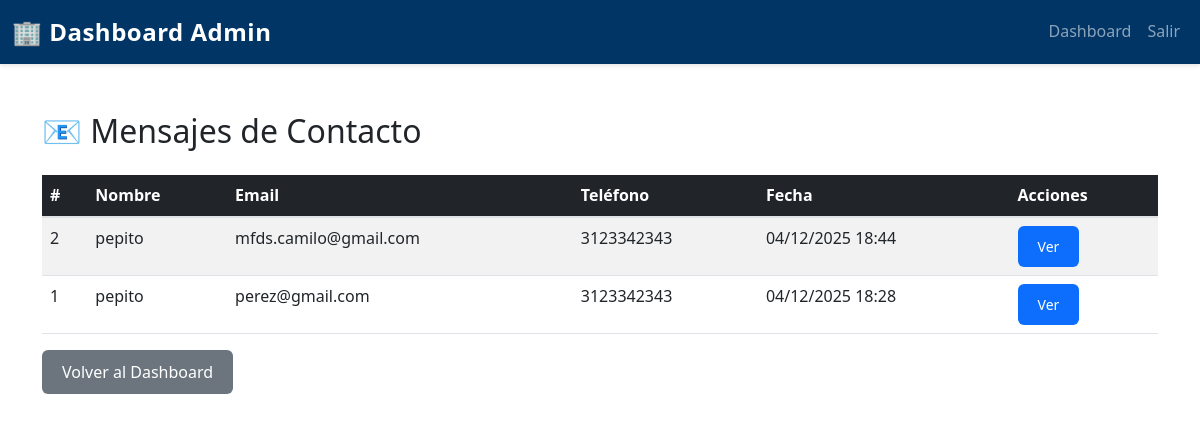
The app's page /FRONTEND/index.php?route=admin/mensajes (signed in) with its own data.
### tables this page shows
CREATE TABLE `mensajes_contacto` (
  `id_mensaje` int(11) NOT NULL,
  `nombre` varchar(100) NOT NULL,
  `correo` varchar(100) NOT NULL,
  `telefono` varchar(20) DEFAULT NULL,
  `mensaje` text NOT NULL,
  `fecha_envio` timestamp NOT NULL DEFAULT current_timestamp()
);

### FRONTEND/models/MensajeModel.php (called while the page is built, shortened)
<?php
class MensajeModel {
    private $db;
    public function __construct($database) {
        $this->db = $database;
    }
    public function obtenerTodos() {
        $query = "SELECT * FROM mensajes_contacto ORDER BY fecha_envio DESC";
        $stmt = $this->db->prepare($query);
        $stmt->execute();
        return $stmt->fetchAll(PDO::FETCH_ASSOC);
    }
}

### FRONTEND/controllers/MensajeController.php (called while the page is built, shortened)
<?php
class MensajeController {
    private $mensajeModel;
    public function __construct($mensajeModel) {
        $this->mensajeModel = $mensajeModel;
    }
    public function listar() {
        $mensajes = $this->mensajeModel->obtenerTodos();
        return 'views/admin/mensajes.php';
    }
}

### FRONTEND/views/admin/mensajes.php (the view, shortened to what this page needs)
<?php
require_once 'models/MensajeModel.php';
$db = new Database();
$conn = $db->connect();
$mensajeModel = new MensajeModel($conn);
$mensajes = $mensajeModel->obtenerTodos();
?>
<!DOCTYPE html>
<html lang="es">
<head>
    <link href="https://cdn.jsdelivr.net/npm/bootstrap@5.3.0/dist/css/bootstrap.min.css" rel="stylesheet">
    <link rel="stylesheet" href="assets/css/styles.css">
</head>
<body>
    <nav class="navbar navbar-expand-lg navbar-dark bg-dark-blue">
        <div class="container-fluid">
            <a class="navbar-brand fw-bold" href="index.php?route=admin/dashboard">🏢 Dashboard Admin</a>
            <div class="collapse navbar-collapse" id="navbarNav">
                <ul class="navbar-nav ms-auto">
                    <li class="nav-item">
                        <a class="nav-link" href="index.php?route=admin/dashboard">Dashboard</a>
                    </li>
                    <li class="nav-item">
                        <a class="nav-link" href="index.php?route=logout">Salir</a>
                    </li>
                </ul>
            </div>
        </div>
    </nav>
    <div class="container my-5">
        <h2 class="mb-4">📧 Mensajes de Contacto</h2>
        <?php if (empty($mensajes)): ?>
            <div class="alert alert-info">No hay mensajes</div>
        <?php else: ?>
            <div class="table-responsive">
                <table class="table table-striped table-hover">
                    <thead class="table-dark">
                        <tr>
                            <th>#</th>
                            <th>Nombre</th>
                            <th>Email</th>
                            <th>Teléfono</th>
                            <th>Fecha</th>
                            <th>Acciones</th>
                        </tr>
                    </thead>
                    <tbody>
                        <?php foreach ($mensajes as $msg): ?>
                            <tr>
                                <td><?= $msg['id_mensaje'] ?></td>
                                <td><?= htmlspecialchars($msg['nombre']) ?></td>
                                <td><?= htmlspecialchars($msg['correo']) ?></td>
                                <td><?= htmlspecialchars($msg['telefono']) ?></td>
                                <td><?= date('d/m/Y H:i', strtotime($msg['fecha_envio'])) ?></td>
                                <td>
                                    <button type="button" class="btn btn-primary btn-sm" data-bs-toggle="modal" data-bs-target="#modal<?= $msg['id_mensaje'] ?>">
                                        Ver
                                    </button>
                                </td>
                            </tr>
                        <?php endforeach; ?>
                    </tbody>
                </table>
            </div>
        <?php endif; ?>
        <a href="index.php?route=admin/dashboard" class="btn btn-secondary mt-3">Volver al Dashboard</a>
    </div>
</body>
</html>

### FRONTEND/assets/css/styles.css (style rules this page uses)
:root { --primary-blue: #0d6efd; --dark-blue: #003566; --white: #ffffff; --light-gray: #f8f9fa; --text-dark: #212529; --border-color: #dee2e6; }
* { margin: 0; padding: 0; box-sizing: border-box; }
body { font-family: 'Segoe UI', Tahoma, Geneva, Verdana, sans-serif; line-height: 1.6; color: var(--text-dark); background-color: #ffffff; }
.bg-dark-blue { background-color: var(--dark-blue) !important; }
.navbar { box-shadow: 0 2px 4px rgba(0, 0, 0, 0.1); }
.navbar-brand { font-size: 1.5rem; letter-spacing: 0.5px; }
.nav-link { transition: color 0.3s ease; font-weight: 500; }
.btn { border-radius: 6px; font-weight: 500; transition: all 0.3s ease; border: none; padding: 10px 20px; }
.btn-primary { background-color: var(--primary-blue); color: white; }
.btn-secondary { background-color: #6c757d; }
.table { margin-bottom: 0; }
.table thead { border-bottom: 2px solid var(--border-color); }
.table-dark { background-color: var(--dark-blue); }
.table-dark th { color: white; font-weight: 600; }

### records on screen
mensajes_contacto: id_mensaje "2", nombre "pepito", correo "mfds.camilo@gmail.com", telefono "3123342343", fecha_envio "04/12/2025 18:44"
mensajes_contacto: id_mensaje "1", nombre "pepito", correo "perez@gmail.com", telefono "3123342343", fecha_envio "04/12/2025 18:28"
